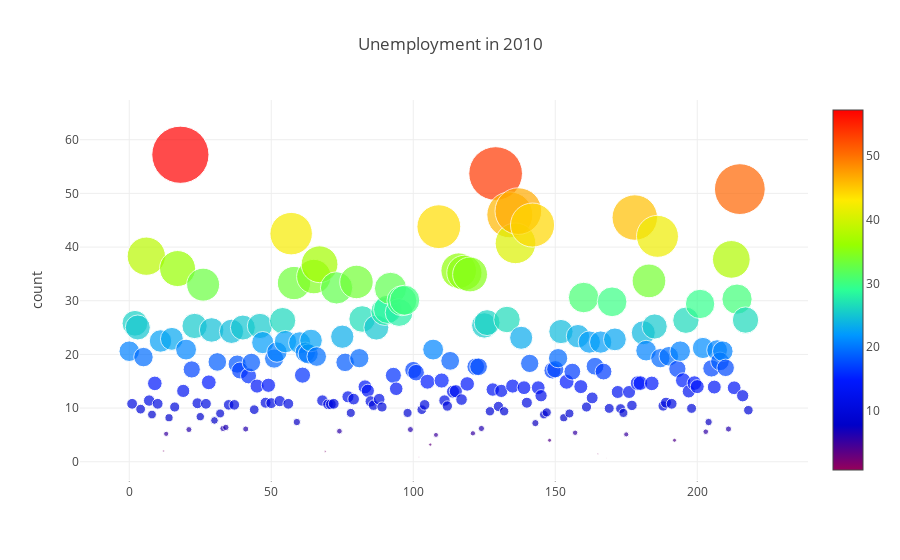

Source (notebook cell):
### Markdown cell above
## Figure-1

### Code cell
frame1=go.Scatter(y=my_data['2010'],text=my_data['Country Name']+'('+my_data['Country Code']+')',mode='markers',
                  marker=dict(size=my_data['2010'],colorscale='Rainbow',showscale=True,color=my_data['2010']))
layout=dict(title='Unemployment in 2010',yaxis=dict(title='count',zeroline=False),xaxis=dict(zeroline=False,ticklen=0.5))
fig=dict(data=[frame1],layout=layout)
iplot(fig)

### Figure 1 — Plotly figure (JSON) as saved in the notebook; plotly's stock layout.template omitted (floating-point values rounded to 4 significant figures; data arrays with more than 128 entries replaced by an {"elided": "..."} marker saying what was removed)
{"data": [{"marker": {"color": {"elided": "219 float values"}, "colorscale": "Rainbow", "showscale": true, "size": {"elided": "219 float values"}}, "mode": "markers", "text": {"elided": "219 str values"}, "type": "scatter", "uid": "67aa24fc-694b-4586-8484-d088cf01ea0e", "y": {"elided": "219 float values"}}], "layout": {"title": "Unemployment in 2010", "xaxis": {"ticklen": 0.5, "zeroline": false}, "yaxis": {"title": "count", "zeroline": false}}}
